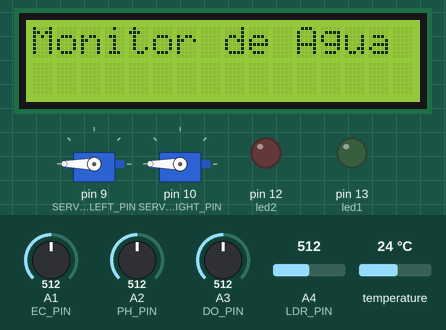
This sketch was run on a simulated Arduino Uno, built with avr-gcc and run on an emulated ATmega328P. Shown: 16×2 character LCD, 2 × servo, output pins drawn as LEDs (lit = HIGH). Inputs (shaded band) come from the test bench; at power-on: A1 (EC_PIN) = 512, A2 (PH_PIN) = 512, A3 (DO_PIN) = 512, A4 (LDR_PIN) = 512, temperature 24 °C. What the sketch prints to the serial monitor is not drawn.

Above: at 5.1 s.
At 24.1 s:
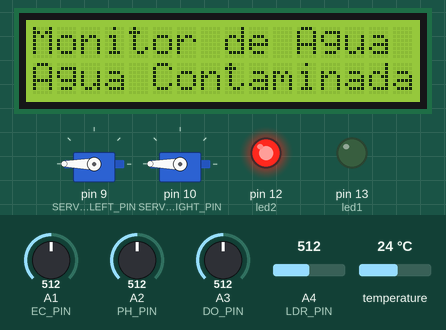
At 37.1 s:
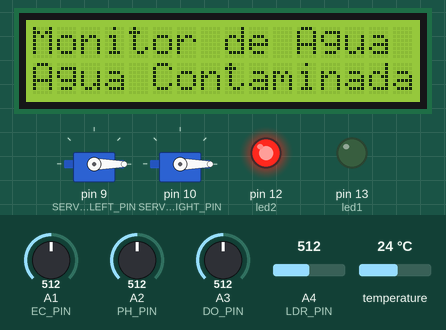
Timing chart, 0 to 38.6 s (numbered marks = the images above):
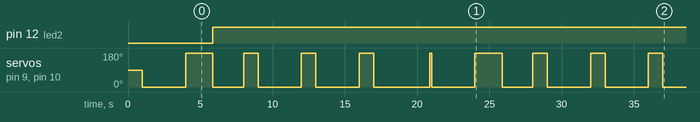

Measured:
- by itself, pin 12 (led2): LOW → HIGH at 5.9 s
- by itself, servo on pin 9 (SERVO_LEFT_PIN), servo on pin 10 (SERVO_RIGHT_PIN): 90° → 0° at 1.0 s, → 180° 3.0 s later, → 0° 1.9 s later, → 180° 2.1 s later, … (19 changes in this stretch)
- what the display in image 0 shows lasts 0.9 s, from 5.0 s to 5.9 s

The sketch:

sketch.ino
```cpp
#include <Wire.h>
#include <LiquidCrystal_I2C.h>
#include <OneWire.h>
#include <DallasTemperature.h>
#include <Servo.h>

#define DS18B20_PIN A0
#define EC_PIN A1
#define PH_PIN A2
#define DO_PIN A3
#define LDR_PIN A4
#define SERVO_LEFT_PIN 9
#define SERVO_RIGHT_PIN 10

OneWire oneWire(DS18B20_PIN);
DallasTemperature sensors(&oneWire);

LiquidCrystal_I2C lcd(0x27, 16, 2);

Servo servoLeft;
Servo servoRight;

unsigned long previousSensorMillis = 0;
unsigned long previousServoMillis = 0;
unsigned long previousLcdMillis = 0;
const long sensorInterval = 5000;
const long servoInterval = 1000;
const long lcdInterval = 5000;
int led1 = 13;
int led2 = 12;

void setup() {
  Serial.begin(9600);
  sensors.begin();
  lcd.init();
  lcd.backlight();
  servoLeft.attach(SERVO_LEFT_PIN);
  servoRight.attach(SERVO_RIGHT_PIN);
  servoLeft.write(90);
  servoRight.write(90);
  Serial.println("Leituras dos Sensores:");
  pinMode(led1, OUTPUT);
  pinMode(led2, OUTPUT);
}

void loop() {
  unsigned long currentMillis = millis();

  if (currentMillis - previousSensorMillis >= sensorInterval) {
    previousSensorMillis = currentMillis;

    lcd.setCursor(0, 0);
    lcd.print("Monitor de Agua");

    sensors.requestTemperatures();
    float temperatureC = sensors.getTempCByIndex(0);
    int ecValue = analogRead(EC_PIN);
    float ecVoltage = ecValue * (5.0 / 1023.0);
    int phValue = analogRead(PH_PIN);
    float phVoltage = phValue * (5.0 / 1023.0);
    float ph = 3.5 * phVoltage;
    int doValue = analogRead(DO_PIN);
    float doVoltage = doValue * (5.0 / 1023.0);
    int ldrValue = analogRead(LDR_PIN);

    Serial.println("Leituras dos Sensores:");
    Serial.print("Temperatura: ");
    Serial.print(temperatureC);
    Serial.println(" °C");

    Serial.print("Condutividade Elétrica: ");
    Serial.print(ecVoltage);
    Serial.println(" V");

    Serial.print("pH: ");
    Serial.println(ph);

    Serial.print("Oxigênio Dissolvido: ");
    Serial.print(doVoltage);
    Serial.println(" V");

    Serial.print("Luminosidade: ");
    Serial.println(ldrValue);

    boolean contaminada = false;
    float limitePH = 7.0;
    float limiteEC = 2.5;
    float limiteDO = 3.0;

    if (ph > limitePH || ecVoltage > limiteEC || doVoltage < limiteDO || ldrValue > 500) {
      contaminada = true;
      lcd.setCursor(0, 1);
      lcd.print("Agua Contaminada");
      digitalWrite(led1, LOW);
      digitalWrite(led2, HIGH);
    } else {
      lcd.setCursor(0, 1);
      lcd.print("Agua Segura         ");
      digitalWrite(led1, HIGH);
      digitalWrite(led2, LOW);
    }

    previousLcdMillis = currentMillis;
  }

  if (currentMillis - previousLcdMillis >= lcdInterval) {
    lcd.clear();
  }

  if (currentMillis - previousServoMillis >= servoInterval) {
    previousServoMillis = currentMillis;
    moverServo();
  }
}

void moverServo() {
  static int moveState = 0;

  moveState = (moveState + 1) % 4;

  switch (moveState) {
    case 0:
      servoLeft.write(180);
      servoRight.write(180);
      break;
    case 1:
      servoLeft.write(0);
      servoRight.write(0);
      break;
  }
}
```
